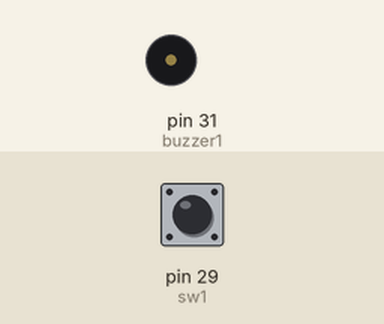
Simulated run of this sketch. Board: Arduino Mega 2560, built with avr-gcc and run on an emulated ATmega2560. Parts: buzzer (waves = sounding). The inputs (shaded band) are chosen by the test bench; at power-on: pin 29 (sw1) HIGH.

Above: at 1.2 s.
1.3 s: pin 29 (sw1) pulled LOW for 0.15 s
At 1.37 s:
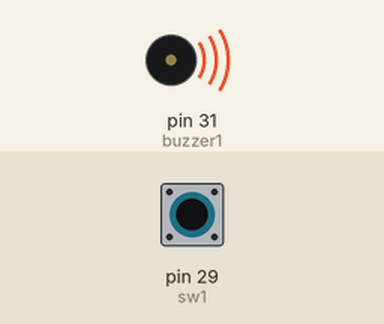
2.9 s: pin 29 (sw1) pulled LOW for 3.2 s
At 7.1 s:
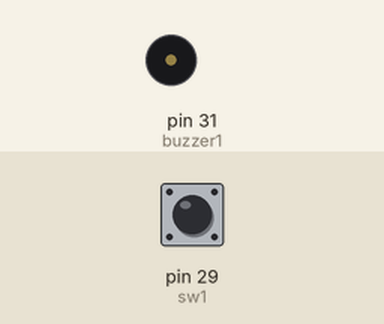
Timing chart, 0 to 8.6 s (numbered marks = the images above; inputs shaded):
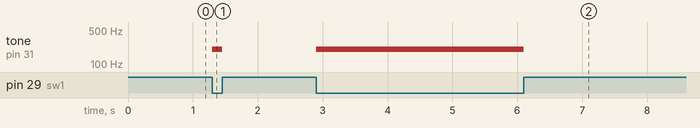

The sketch:

Doorbell.ino
```cpp
int buzzer1 = 31;
int sw1 = 29;
int sw1_value;

void setup(){
  pinMode(buzzer1,OUTPUT);
  pinMode(sw1,INPUT);
  noTone(buzzer1);
}

void loop(){
  sw1_value = digitalRead(sw1);
  if (sw1_value == LOW){
    tone(buzzer1,200);
  }
  else {
    noTone(buzzer1);
  }
}
```

Measured:
- after the input at 1.3 s, tone on pin 31 (buzzer1): silent → 200 Hz at once, → silent 0.15 s later
- after the input at 2.9 s, tone on pin 31 (buzzer1): silent → 200 Hz at once, → silent 3.2 s later
